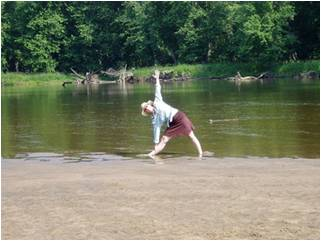
#> input picture Detecting the common/imgs/1.jpg, 321 x 241 px, found by its file name; its folder holds only this picture in this run
$ python main_gt.py
#> lines starting #> are read from the running program, lines starting #| are printed output that depends on the picture
import numpy as np
import cv2,os,time

def getSSdescriptor(img,patchsize,regionsize,alpha,orientations,radialDirections):
    '''
    getSSdescriptor用来产生一幅图像的局部自相似描述子（只计算中心像素）
    输入：二维图像矩阵(double型，0 - 1区间)row * col的矩阵，w是矩形框宽，h是矩形框高
    输出：各像素点的局部自相似描述子row * col *（orientations * radialDirections）的矩阵，其中orientations是描述子的角度划分，radialDirections是描述子的角半径划分
    patchsize是计算像素局部自相似描述子时的patch大小
    regionsize是计算像素局部自相似描述子时的region大小
    '''

    row, col = img.shape[:2]
    hps = int(np.round((patchsize-1)/2))
    hrs = int(np.round((regionsize-1)/2))#hrs = half region size

    patch = np.zeros((patchsize,patchsize),dtype = np.float64)
    region = np.zeros((regionsize,regionsize),dtype = np.float64)
    effreg = np.zeros((regionsize - patchsize + 1,regionsize - patchsize + 1),dtype = np.float64)#effective region
    ssdescriptor = np.zeros((row, col, orientations * radialDirections))

    #为了在图像边缘更方便计算，对图像padding
    imgpad = np.pad(img, ((int(hrs), int(hrs)), (int(hrs),int(hrs))),mode = 'constant', constant_values=0)

    #求每一个点的局部自相似描述子
    for pixr in range(1,row+1):
        for pixc in range(1,col+1):
            region = imgpad[pixr - 1 : pixr + 2 * hrs, pixc -1: pixc + 2 * hrs]
            #现在有了region，就可以通过它来计算img(60,100)像素的descriptor了
            patch = region[hrs - hps : hrs + hps + 1, hrs -hps : hrs + hps + 1]
            #以5*5的patch为滑动窗口，去计算和每一个像素邻域的SSD
            #effreg用来存储每一个像素邻域的SSD（平方误差和）
            #范围是region(hps+1:regionsize-hps,hps+1:regionsize-hps)即region(3:59,3:59)

            for i in range(hps+1, regionsize - hps +1):
                for j in range(hps+1, regionsize - hps +1):
                    ssd = np.sum(np.power(region[i - 3:i + 2, j - 3:j + 2] - patch, 2))
                    effreg[i - hps - 1][j - hps - 1] = ssd

            #计算相似性，看一看这个像素点的Correlation Surface
            #alpha = -0.5
            similarity = np.exp(alpha * effreg)

            #下面计算这个像素点的image descriptor 这个descriptor有10个orientations 3个radial directions 共30bins
            #输出一个极坐标矩阵，包含各个像素位置的极坐标信息
            #下面从similarity矩阵里提取当前像素的描述子descriptor

            imageDescriptor = getdescriptor(similarity, orientations, radialDirections)
            # print('第二步用时', time.time() - start_time)
            imageDescriptor_1d = imageDescriptor.flatten()

            ssdescriptor[pixr-1][pixc-1][:] = imageDescriptor_1d
    print('用时', time.time() - start_time)
    return ssdescriptor

def matrixPolarCoordinates(x,y):
    polarCoordinates = np.zeros((2, x, y))
    centerX = np.double((x + 1) / 2)
    centerY = np.double((y + 1) / 2)
    for i in range(1, x+1):
        for j in range(1, y+1):
            dx = np.double(i-centerX)
            dy = np.double(j-centerY)#个像素相对中点位置的笛卡尔坐标
            rho = (dx ** 2 + dx ** 2)/((min(x,y)-1)/2)**2
            theta = np.arctan2(dy,dx)
            polarCoordinates[0][i-1][j-1] = rho
            polarCoordinates[1][i-1][j-1] = theta
    return polarCoordinates


# 把polarCoordinates矩阵对应成各个bin的编号
def numberBins(polarCoordinates,orientations,radialDirections):
    #orientations设置角度区间（超参）,%radialDirections设置半径区间（超参）
    PCdeep, PCrow, PCcol = polarCoordinates.shape
    anglerange = 3.1416*2 / orientations
    distancerange = 1 / radialDirections
    polarBins = np.zeros((2,PCrow,PCcol))

    polarCoordinates[1][:][:] = polarCoordinates[1][:][:] + 3.1416
    #角度的值域实际操作中为(0,2*pi]
    for i in range(1,PCrow+1):
        for j in range(1, PCcol+1):
            for rd in range(1, radialDirections+1):
                if (distancerange * (rd-1)) < polarCoordinates[0][i-1][j-1] and polarCoordinates[0][i-1][j-1]<= (distancerange * rd):#半径区间
                    polarBins[0][i-1][j-1] = rd
            #下面切分角度
            for o in range(1, orientations+1):
                if (o * anglerange - anglerange/2) < polarCoordinates[1][i-1][j-1] and polarCoordinates[1][i-1][j-1] <= (o * anglerange + anglerange/2):#半径区间
                    polarBins[1][i-1][j-1] = o
                if (2*3.1416 - anglerange/2) < polarCoordinates[1][i-1][j-1] or polarCoordinates[1][i-1][j-1] <= (anglerange/2):#半径区间
                    polarBins[1][i-1][j-1] = orientations

    polarBins[0][int((PCrow+1)/2 - 1)][int((PCcol+1)/2 - 1)] = 0 #不考虑中心像素
    return polarBins


def getdescriptor(similarity,orientations,radialDirections):#输入二维数组similarity，输出他的局部描述子
    row, col = similarity.shape
    polarCoordinates = matrixPolarCoordinates(row,col)
    polarBins = np.uint8(numberBins(polarCoordinates,orientations,radialDirections))
    imageDescriptor = np.zeros((radialDirections,orientations))
    for i in range(1,row+1):
        for j in range(1,col+1):
            r = polarBins[0][i-1][j-1]
            o = polarBins[1][i-1][j-1]
            if r>0 and o>0:
                if similarity[i-1][j-1] > imageDescriptor[r-1][o-1]:
                    imageDescriptor[r-1][o-1] = similarity[i-1][j-1]
    return imageDescriptor


patchsize = 5
regionsize = 61
alpha = -0.5
orientations = 10
radialDirections = 3

#读取所有图片
img_path = r'E:\Projects\CVpractice\Exp2\imgs'
imgs = [i for i in os.listdir(img_path) if i.endswith('.jpg')]
n_img = len(imgs)
src_img = []
for i in range(n_img):
    pic = cv2.imread(os.path.join(img_path, imgs[i]))#读入图像
#> pic is the input picture: shape (241, 321, 3); mean B, G, R 100.3, 122.2, 116.4
    pic = cv2.resize(pic,(150,100),interpolation=cv2.INTER_CUBIC)#调整大小
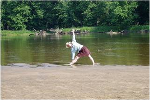
#> pic: shape (100, 150, 3); mean B, G, R 99.9, 121.7, 116
    pic = cv2.cvtColor(pic, cv2.COLOR_BGR2GRAY)#转为灰度图
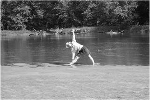
#> pic: shape (100, 150); min 1, max 255, mean 117.5
    pic = pic.astype('float64')/255.0 #转为双精度并归一化
    src_img.append(pic)

descriptors = []
for img in src_img:
    start_time = time.time()
#> (the run stopped early here; a loop or call above may not have finished)
